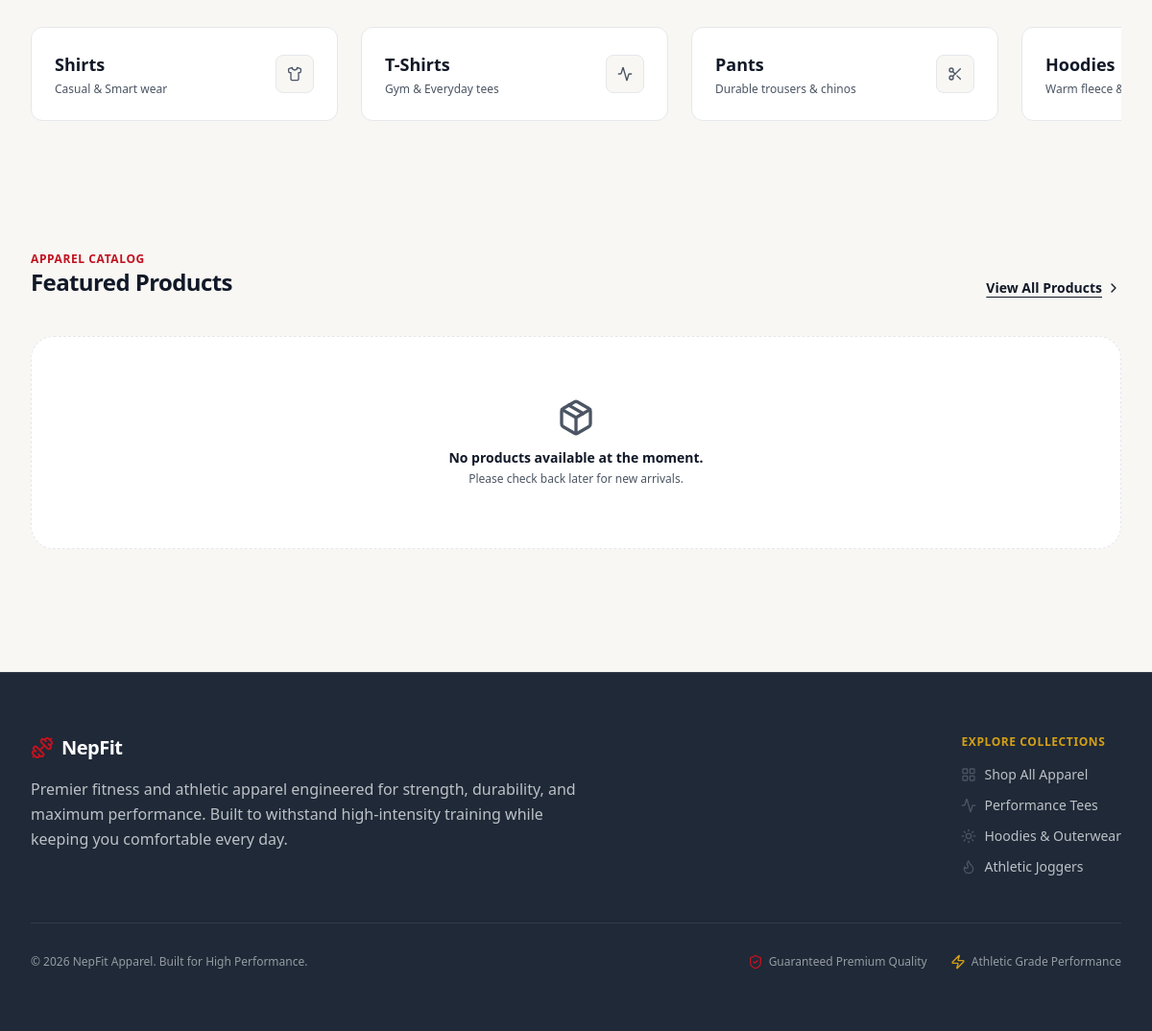
The app's page / (lower part), older data.
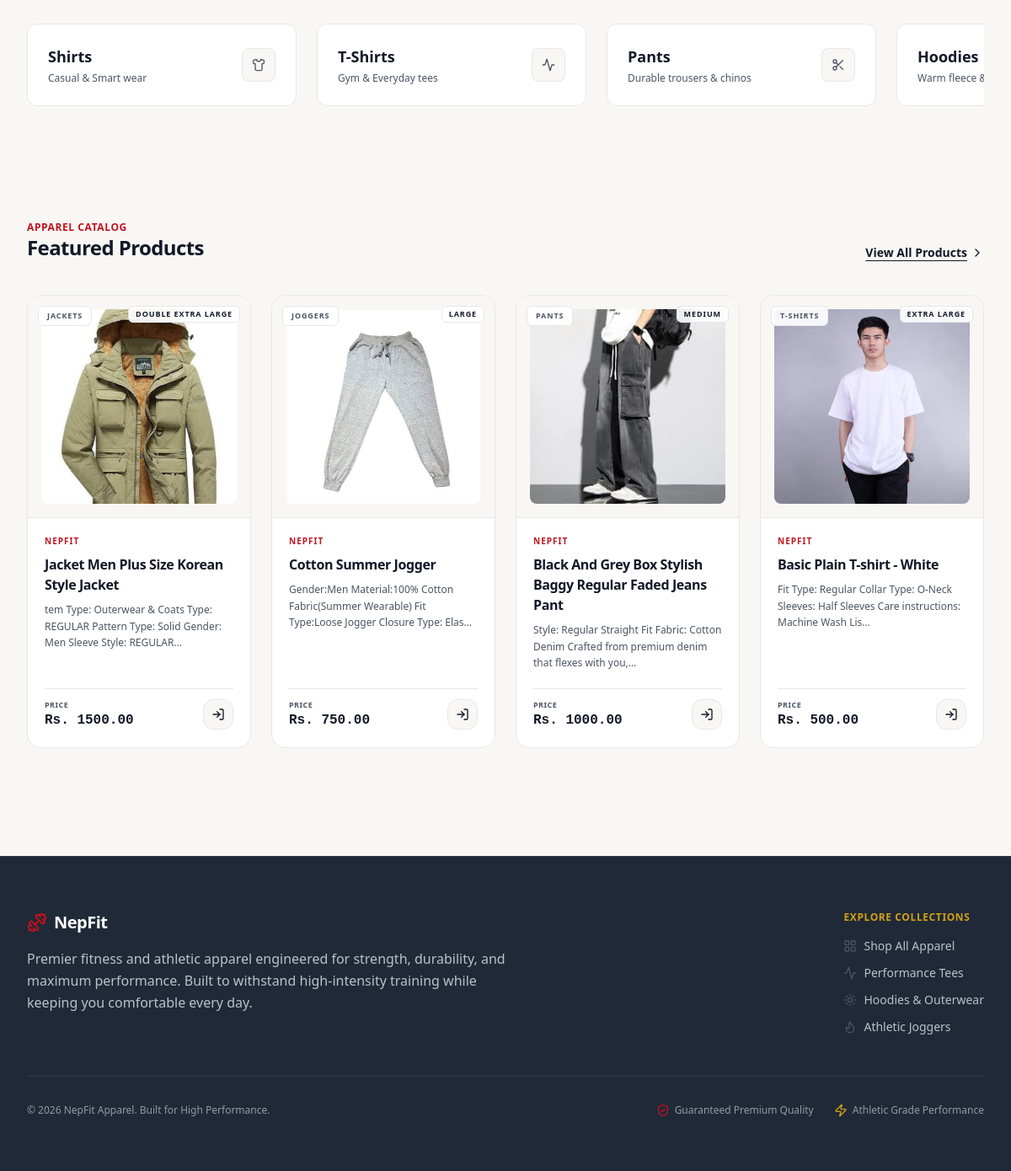
The same page, newer data.
### nf_app/models.py (models this page shows, shortened)
class Product(models.Model):
    class Category(models.TextChoices):
        SHIRTS = 'shirts', 'Shirts'
        T_SHIRTS = 't_shirts', 'T-Shirts'
        PANTS = 'pants', 'Pants'
        HOODIES = 'hoodies', 'Hoodies'
        JACKETS = 'jackets', 'Jackets'
        SWEATSHIRTS = 'sweatshirts', 'Sweatshirts'
        JOGGERS = 'joggers', 'Joggers'
        SHORTS = 'shorts', 'Shorts'
    class Size(models.TextChoices):
        SMALL = 'S', 'Small'
        MEDIUM = 'M', 'Medium'
        LARGE = 'L', 'Large'
        XLARGE = 'XL', 'Extra Large'
        XXLARGE = 'XXL', 'Double Extra Large'
    name = models.CharField(max_length=255)
    brand = models.CharField(max_length=100, default='NepFit', help_text="Brand name (e.g., NepFit)")
    category = models.CharField(max_length=30, choices=Category.choices)
    size = models.CharField(max_length=10, choices=Size.choices, default=Size.MEDIUM, help_text="Default size for this product")
    description = models.TextField(help_text="Product details, fabric materials, and sizing guide.")
    price = models.DecimalField(max_digits=10, decimal_places=2)
    stock = models.PositiveIntegerField(default=10)
    product_image = models.ImageField(upload_to='images/products/')
    is_active = models.BooleanField(default=True)
    created_at = models.DateTimeField(auto_now_add=True)

### nf_app/views/main_view.py (the view)
# urls.py: path('', home_page, name='home'),
def home_page(request):
    products = Product.objects.filter(is_active=True).order_by('-created_at')[:4]
    return render(request, 'main/home_page.html', {'products': products})

### nf_app/templates/main/home_page.html (shortened to what the changed rows need)
<!DOCTYPE html>
<html lang="en">
<head>
    {% load static %}
    <link href="{% static 'css/styles.css' %}" rel="stylesheet" />
</head>
<body class="bg-[#F8F7F4] text-[#111827] font-sans min-h-screen flex flex-col antialiased">
    <main class="flex-grow">
        <section class="max-w-7xl mx-auto px-4 sm:px-6 lg:px-8 py-8 mb-24">
            <div class="flex flex-col sm:flex-row justify-between items-start sm:items-end gap-4 mb-10">
                <div>
                    <h2 class="text-xs font-bold uppercase tracking-wider text-[#C1121F]">Apparel Catalog</h2>
                </div>
            </div>
            <div class="grid grid-cols-1 sm:grid-cols-2 md:grid-cols-3 lg:grid-cols-4 gap-6">
                {% for product in products %}
                    <div class="bg-white border border-[#E5E7EB] rounded-2xl overflow-hidden shadow-xs hover:shadow-md hover:border-[#C1121F]/40 transition-all flex flex-col group relative">
                        <a href="/products/{{ product.id }}/" class="flex flex-col flex-grow">
                            <div class="aspect-square w-full bg-[#F8F7F4] flex items-center justify-center p-4 relative overflow-hidden border-b border-[#E5E7EB]">
                                {% if product.product_image %}
                                    <img src="{{ product.product_image.url }}" alt="{{ product.name }}" class="w-full h-full object-cover group-hover:scale-105 transition-transform duration-500 rounded-lg">
                                {% endif %}
                                <span class="absolute top-3 left-3 bg-white/90 border border-[#E5E7EB] backdrop-blur-md text-[9px] font-bold uppercase tracking-widest text-[#4B5563] px-2.5 py-1 rounded-md shadow-xs">
                                    {{ product.get_category_display }}
                                </span>
                                {% if product.size %}
                                    <span class="absolute top-3 right-3 bg-white/90 border border-[#E5E7EB] backdrop-blur-md text-[9px] font-bold uppercase tracking-widest text-[#111827] px-2 py-0.5 rounded-md shadow-xs">
                                        {{ product.get_size_display|default:product.size }}
                                    </span>
                                {% endif %}
                            </div>
                            <div class="p-5 flex-grow space-y-2">
                                <span class="text-[10px] font-bold uppercase tracking-widest text-[#C1121F] block">{{ product.brand|default:"NepFit" }}</span>
                                <h3 class="font-extrabold text-[#111827] text-base tracking-tight group-hover:text-[#C1121F] transition-colors line-clamp-1">
                                    {{ product.name }}
                                </h3>
                                <p class="text-xs text-[#4B5563] leading-relaxed line-clamp-2">
                                    {{ product.description|truncatechars:100|default:"High-performance activewear engineered for maximum comfort and durability." }}
                                </p>
                            </div>
                        </a>
                        <div class="p-5 pt-0">
                            <div class="flex items-center justify-between pt-3 border-t border-[#E5E7EB]">
                                <div class="flex flex-col">
                                    <span class="text-[9px] uppercase font-bold tracking-wider text-[#4B5563]">Price</span>
                                    <span class="text-base font-extrabold text-[#111827] font-mono">Rs. {{ product.price|floatformat:2 }}</span>
                                </div>
                                {% if user.is_authenticated and not user.is_staff %}
                                    {% if product.stock > 0 %}
                                        <a href="/cart/add/{{ product.id }}/" class="bg-[#F8F7F4] hover:bg-[#C1121F] text-[#111827] hover:text-white w-9 h-9 rounded-xl transition-all border border-[#E5E7EB] hover:border-[#C1121F] flex items-center justify-center shadow-xs z-10" title="Add to Cart">
                                            <i data-lucide="shopping-bag" class="w-4 h-4"></i>
                                        </a>
                                    {% else %}
                                        <p class="text-[10px] font-bold text-[#B91C1C] uppercase tracking-wider bg-[#FEF2F2] px-2 py-1 rounded-md border border-[#FCA5A5]">Out of Stock</p>
                                    {% endif %}
                                {% else %}
                                    <a href="/login/" class="bg-[#F8F7F4] hover:bg-[#C1121F] text-[#111827] hover:text-white w-9 h-9 rounded-xl transition-all border border-[#E5E7EB] hover:border-[#C1121F] flex items-center justify-center shadow-xs z-10" title="Login to Buy">
                                        <i data-lucide="log-in" class="w-4 h-4"></i>
                                    </a>
                                {% endif %}
                            </div>
                        </div>
                    </div>
                {% empty %}
                    <div class="col-span-full text-center py-16 border border-dashed border-[#E5E7EB] rounded-3xl bg-white shadow-xs">
                        <i data-lucide="package" class="w-10 h-10 text-[#4B5563] mx-auto mb-3"></i>
                        <p class="text-sm font-bold text-[#111827]">No products available at the moment.</p>
                        <p class="text-xs text-[#4B5563] mt-1">Please check back later for new arrivals.</p>
                    </div>
                {% endfor %}
            </div>
        </section>
    </main>
</body>
</html>

Row changes from the older to the newer data that the page shows:
added Product: product_image (picture), category "JACKETS", size "DOUBLE EXTRA LARGE", brand "NEPFIT", name "Jacket Men Plus Size Korean Style Jacket", description "tem Type: Outerwear & Coats Type: REGULAR Pattern Type: Solid Gender: Men Sleeve Style: REGULAR…", price "1500.00"
added Product: product_image (picture), category "JOGGERS", size "LARGE", brand "NEPFIT", name "Cotton Summer Jogger", description "Gender:Men Material:100% Cotton Fabric(Summer Wearable) Fit Type:Loose Jogger Closure Type: Elas…", price "750.00"
added Product: product_image (picture), category "PANTS", size "MEDIUM", brand "NEPFIT", name "Black And Grey Box Stylish Baggy Regular Faded Jeans Pant", description "Style: Regular Straight Fit Fabric: Cotton Denim Crafted from premium denim that flexes with you,…", price "1000.00"
now on this page (row edited): Product: product_image (picture), category "T-SHIRTS", size "EXTRA LARGE", brand "NEPFIT", name "Basic Plain T-shirt - White", description "Fit Type: Regular Collar Type: O-Neck Sleeves: Half Sleeves Care instructions: Machine Wash Lis…", price "500.00"
Text that changed along with them:
text no longer shown: "No products available at the moment. Please check back later for new arrivals."
